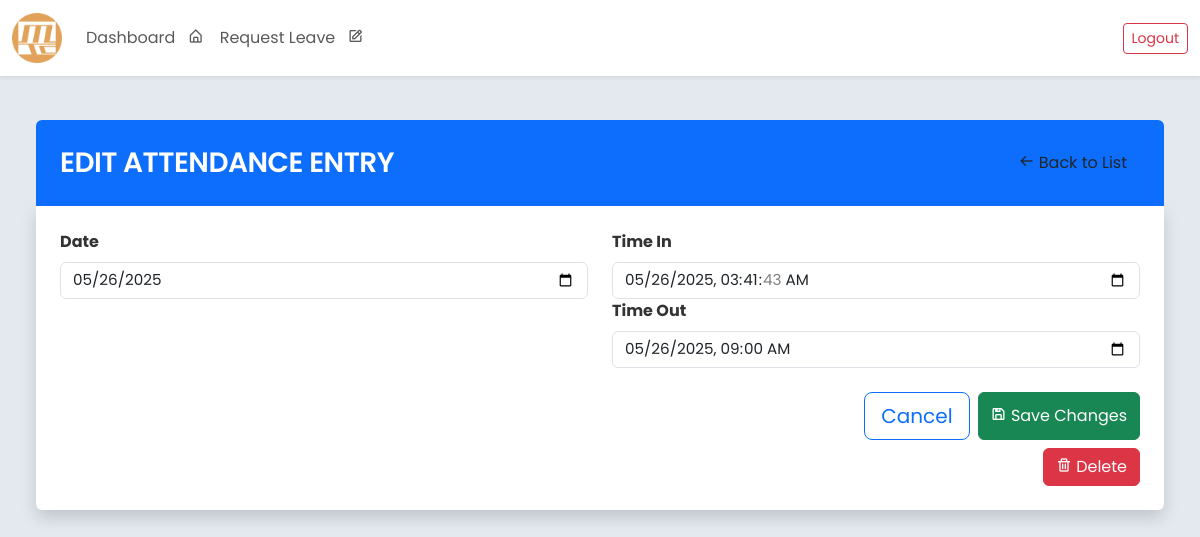
Page /attendance/edit/1/ (signed in) on the committed database.
### core/models.py (models this page shows, shortened)
class Attendance(models.Model):
    STATUS_CHOICES = [
        ('On-Time', 'On-Time'),
        ('Late', 'Late'),
        ('Absent', 'Absent'),
        ('Rest Day', 'Rest Day'),
    ]
    employee = models.ForeignKey('Employee', on_delete=models.CASCADE)
    date = models.DateField()
    time_in = models.DateTimeField(null=True, blank=True)
    time_out = models.DateTimeField(null=True, blank=True)
    arrival_status = models.CharField(
        max_length=20,
        choices=STATUS_CHOICES,
        default='Absent',
        help_text="Status based on time-in"
    )
    departure_status = models.CharField(
        max_length=20,
        choices=[
            ('On-Time', 'On-Time'),
            ('Undertime', 'Undertime'),
            ('Absent', 'Absent'),
            ('Rest Day', 'Rest Day')
        ],
        default='Absent',
        help_text="Status based on time-out"
    )
    shift = models.ForeignKey(
        'Shift',
        on_delete=models.SET_NULL,
        null=True,
        blank=True,
        help_text="Associated shift for this attendance record"
    )
    late_minutes = models.PositiveIntegerField(default=0)
    undertime_minutes = models.PositiveIntegerField(default=0)

### core/views.py (the view, shortened to what this page needs)
# urls.py: path('attendance/edit/<int:pk>/', views.EmployeeAttendanceEditView.as_view(), name='employee_attendance_edit'),
class EmployeeAttendanceEditView(UpdateView):
    model = Attendance
    form_class = AttendanceFormEdit
    template_name = 'attendance_edit_form.html'
    success_url = reverse_lazy('view_attendance_list')
    def get_object(self, queryset=None):
        print("Get Success")
        return get_object_or_404(Attendance, pk=self.kwargs['pk'])

### core/templates/attendance_edit_form.html (shortened to what this page needs)
{% extends "base.html" %}
{% block content %}
<div class="container-fluid" style="max-width: 1200px;">
    <div class="bg-primary p-4 rounded-top">
        <div class="d-flex align-items-center">
            <h3 class="text-white mb-0 flex-grow-1 text-uppercase">Edit Attendance Entry</h3>
            <a class="btn btn-white text-orange" href="{% url 'view_attendance_list' %}">
                <i class='bx bx-arrow-back'></i> Back to List
            </a>
        </div>
    </div>
    <div class="bg-white p-4 rounded-bottom shadow">
        <form method="post" action="{% url 'employee_attendance_edit' attendance.id %}" class="row g-4 mb-0">
            <div class="col-md-6">
                <div class="d-flex flex-column gap-3">
                    <div class="form-group">
                        <label for="id_date" class="form-label fw-bold">Date</label>
                        {{ form.date }}
                    </div>
                </div>
            </div>
            <div class="col-md-6">
                <div class="form-group">
                    <label for="id_time_in" class="form-label fw-bold">Time In</label>
                    {{ form.time_in }}
                </div>
                <div class="form-group">
                    <label for="id_time_out" class="form-label fw-bold">Time Out</label>
                    {{ form.time_out }}
                </div>
            </div>
            <div class="col-12 d-flex justify-content-end gap-2">
                    <a class="btn btn-lg btn-outline-primary" href="{% url 'view_attendance_list' %}" >
                        Cancel
                    </a>
                <button type="submit" class="btn btn-success">
                    <i class="bx bx-save"></i> Save Changes
                </button>
            </div>
        </form>
        <div class="d-flex justify-content-end mt-2">
            <form method="post" action="{% url 'employee_delete_attendance' attendance.id %}" onsubmit="return confirm('Are you sure you want to delete this attendance record?');">
                <button type="submit" class="btn btn-danger">
                    <i class="bx bx-trash"></i> Delete
                </button>
            </form>
        </div>
    </div>
</div>
{% endblock %}

### core/templates/base.html (style rules this page uses)
body { font-family: 'Poppins', sans-serif; font-size: 1rem; color: #333; background-color:rgb(228, 233, 240); }
h1, h2, h3, h4, h5, h6 { font-weight: 600; letter-spacing: -0.5px; }
label { font-weight: 500; }
.form-control { font-size: 0.95rem; }

### rows in the picture
Attendance: date "05/26/2025", time_in "05/26/2025 03:41:43", time_out "05/26/2025 09:00"
